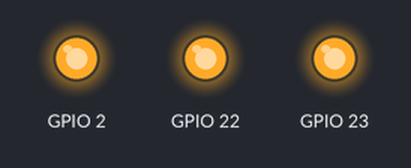
Recording of a sketch running on a simulated ESP32. Shown: output pins drawn as LEDs (lit = HIGH).

Above: at 0.5 s.
At 3.5 s:
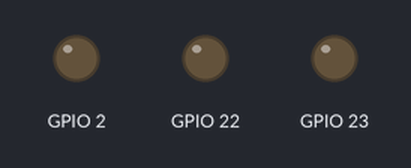
Timing chart, 0 to 4.6 s (numbered marks = the images above):
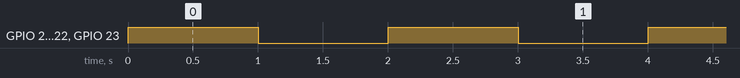

Measured:
- by itself, GPIO 2, GPIO 22, GPIO 23: alternates HIGH for 1.0 s and LOW for 1.0 s

The sketch:

3_TaskInstance.ino
```cpp
/*---------------------------------------------------------------
 *  Author :  Dr. Jignesh Patoliya
 *  Purpose:  Demonstrate task instance name.
 *  E-mail:   jigs.science@gmail.com
 *  Version:  01
 *  ---------------------------------------------------------------
 */

#define   RED     23
#define   BLUE    22
#define   YELLOW  2


void setup()
{
  xTaskCreate(ledControllerTask,"RED LED Task",4096,(void *)RED ,1,NULL);
  xTaskCreate(ledControllerTask, "BLUE LED Task", 4096,(void *)BLUE,1,NULL);
  xTaskCreate(ledControllerTask,"YELLOW LED Task", 4096, (void *)YELLOW,1,NULL);

}

void ledControllerTask(void *pvParameters)
{

  uint16_t pin = (uint32_t)pvParameters;
  pinMode(pin, OUTPUT);

  while(1)
  {
    digitalWrite(pin,digitalRead(pin)^1);
    vTaskDelay(1000 / portTICK_PERIOD_MS);
  }
}

void loop(){}

/*DIY 0: What is difference between delay and vTaskDelay? Which is obvious choice to generate delay? Why? */

/*DIY 1: How does vTaskDelay generate 1 second delay? */

/*
DIY 2: Design a system where:

Multiple zones (Room1, Room2, Room3) are monitored
Each zone has:
Sensor input (simulated or real)
LED indicator
Same task is reused for all zones

Demonstrates:

Single task function → multiple task instances
*/


/*
FreeRTOS uses ticks as time unit. The expression 1000 / portTICK_PERIOD_MS converts milliseconds into ticks based on system tick rate.
The scheduler then blocks the task for that number of ticks, resulting in a 1-second delay.

FreeRTOS works in ticks, not ms
portTICK_PERIOD_MS = ms per tick
Convert ms → ticks
Scheduler handles delay
*/


/*

#define ZONE1_LED 23
#define ZONE2_LED 22
#define ZONE3_LED 2

// Structure for task parameter
typedef struct {
  uint8_t ledPin;
  uint16_t threshold;
  const char* zoneName;
} ZoneConfig;

// Task function (REUSABLE)
void zoneMonitorTask(void *pvParameters)
{
  ZoneConfig *config = (ZoneConfig *)pvParameters;

  pinMode(config->ledPin, OUTPUT);

  while (1)
  {
    // Simulated sensor value
    int sensorValue = random(20, 100);

    Serial.print(config->zoneName);
    Serial.print(" Temp: ");
    Serial.println(sensorValue);

    // Decision logic
    if (sensorValue > config->threshold)
    {
      digitalWrite(config->ledPin, HIGH);
    }
    else
    {
      digitalWrite(config->ledPin, LOW);
    }

    vTaskDelay(1000 / portTICK_PERIOD_MS);
  }
}

// Define configurations
ZoneConfig zone1 = {ZONE1_LED, 50, "Zone 1"};
ZoneConfig zone2 = {ZONE2_LED, 60, "Zone 2"};
ZoneConfig zone3 = {ZONE3_LED, 70, "Zone 3"};

void setup()
{
  Serial.begin(115200);

  // Create multiple instances of SAME task
  xTaskCreate(zoneMonitorTask, "Zone1 Task", 2048, &zone1, 1, NULL);
  xTaskCreate(zoneMonitorTask, "Zone2 Task", 2048, &zone2, 1, NULL);
  xTaskCreate(zoneMonitorTask, "Zone3 Task", 2048, &zone3, 1, NULL);
}

void loop() {}
*/
```
